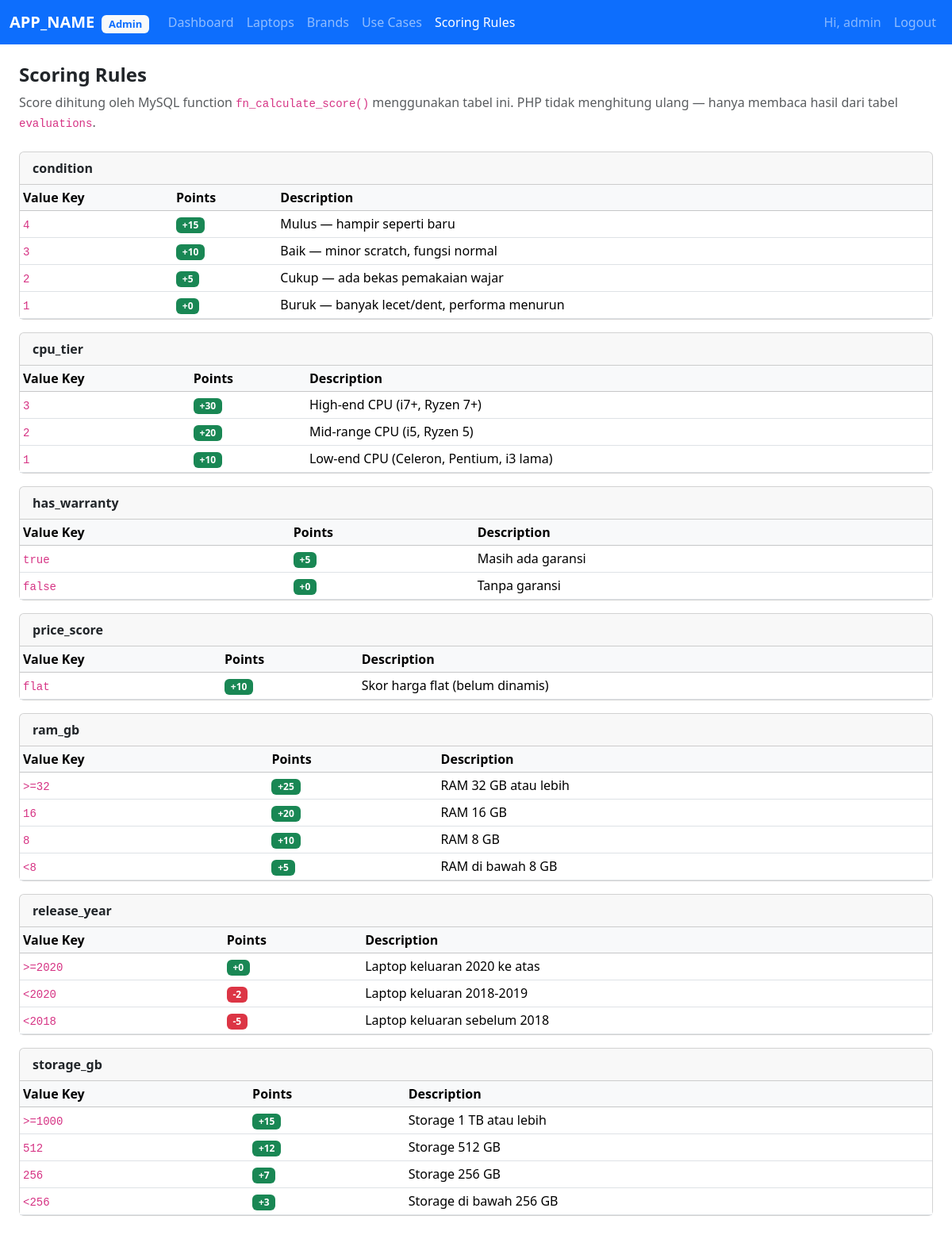
Page /admin/scoring_rules.php (signed in) on the earlier database version.
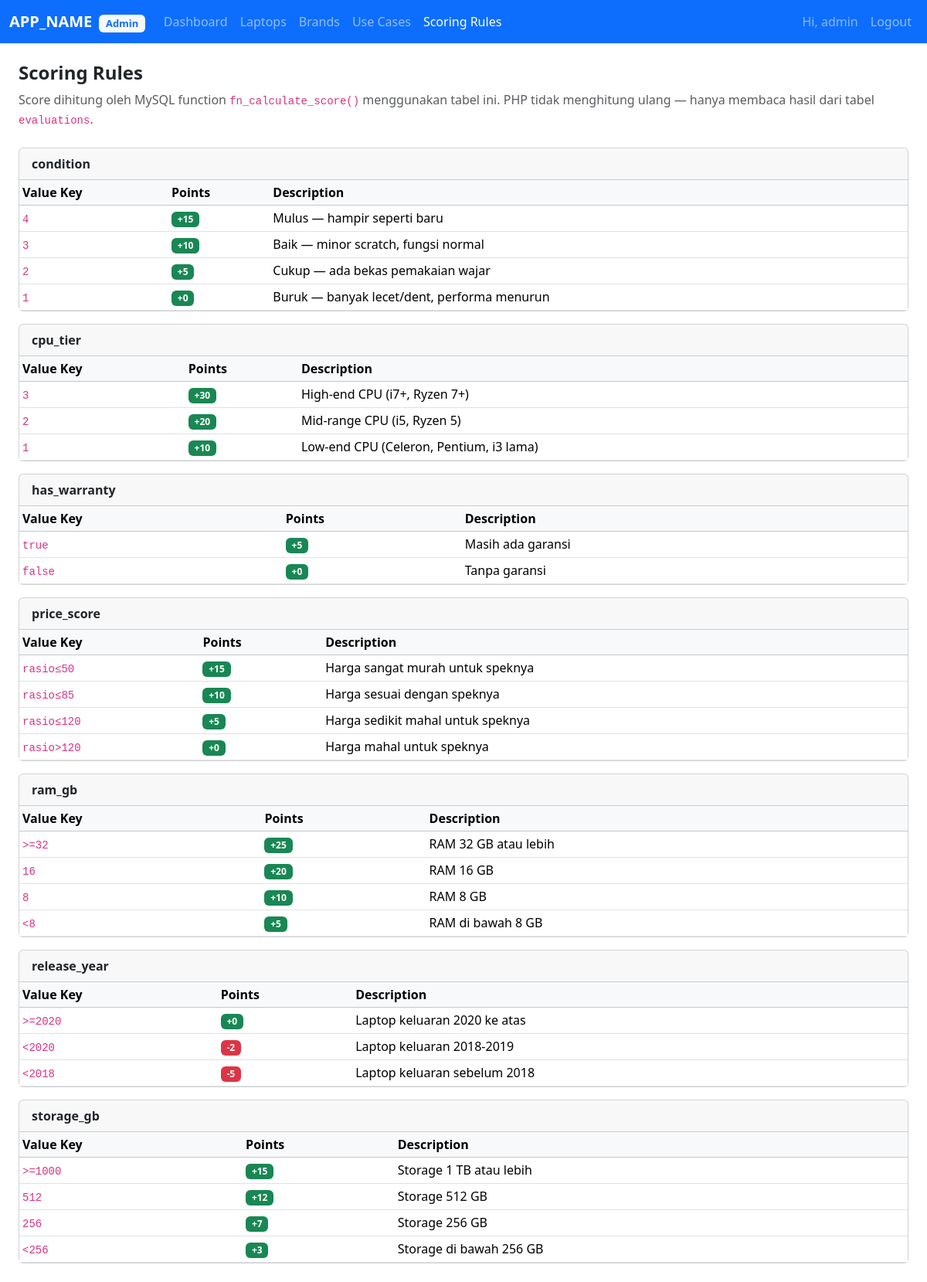
Same page on the later database version.
### tables this page shows
CREATE TABLE scoring_rules (
    id          INT PRIMARY KEY AUTO_INCREMENT,
    factor      VARCHAR(50) NOT NULL,
    value_key   VARCHAR(50) NOT NULL,
    points      TINYINT NOT NULL,
    description VARCHAR(100)
);

### includes/functions.php (called while the page is built, shortened)
<?php
function h(string $str): string
{
    return htmlspecialchars($str, ENT_QUOTES, 'UTF-8');
}
function get_scoring_rules(mysqli $conn): array
{
    $result = $conn->query("SELECT id, factor, value_key, points, description FROM scoring_rules ORDER BY factor, points DESC");
    return $result->fetch_all(MYSQLI_ASSOC);
}

### admin/scoring_rules.php (the view, shortened to what this page needs)
<?php
require_once '../includes/db.php';
require_once '../includes/functions.php';
$rules = get_scoring_rules($conn);
$grouped = [];
foreach ($rules as $r) {
    $grouped[$r['factor']][] = $r;
}
require_once '../includes/header_admin.php';
?>
<h4 class="fw-bold mb-2">Scoring Rules</h4>
<p class="text-muted mb-4">
    Score dihitung oleh MySQL function <code>fn_calculate_score()</code> menggunakan tabel ini.
    PHP tidak menghitung ulang — hanya membaca hasil dari tabel <code>evaluations</code>.
</p>
<?php foreach ($grouped as $factor => $rows): ?>
<div class="card mb-3">
    <div class="card-header fw-semibold"><?= h($factor) ?></div>
    <div class="card-body p-0">
        <table class="table table-sm mb-0">
            <thead class="table-light">
                <tr><th>Value Key</th><th>Points</th><th>Description</th></tr>
            </thead>
            <tbody>
                <?php foreach ($rows as $r): ?>
                <tr>
                    <td><code><?= h($r['value_key']) ?></code></td>
                    <td>
                        <span class="badge bg-<?= (int)$r['points'] >= 0 ? 'success' : 'danger' ?>">
                            <?= (int)$r['points'] >= 0 ? '+' : '' ?><?= (int)$r['points'] ?>
                        </span>
                    </td>
                    <td><?= h($r['description'] ?? '') ?></td>
                </tr>
                <?php endforeach; ?>
            </tbody>
        </table>
    </div>
</div>
<?php endforeach; ?>
<?php require_once '../includes/footer.php'; ?>

### includes/header_admin.php (shortened to what this page needs)
<?php
$script = basename($_SERVER['SCRIPT_NAME']);
$dir    = basename(dirname($_SERVER['SCRIPT_NAME']));
function admin_nav_link(string $href, string $label, string $script, string $dir): string {
    $file    = basename($href);
    $active  = ($dir === 'admin' && $script === $file) ? ' active' : '';
    return '<li class="nav-item"><a class="nav-link' . $active . '" href="' . $href . '">' . $label . '</a></li>';
}
?>
<!DOCTYPE html>
<html lang="id">
<head>
    <link rel="stylesheet" href="https://cdn.jsdelivr.net/npm/bootstrap@5.3.3/dist/css/bootstrap.min.css">
    <link rel="stylesheet" href="<?= BASE_URL ?>assets/css/style.css">
</head>
<body>
<nav class="navbar navbar-expand-lg navbar-dark bg-primary">
    <div class="container-fluid">
        <a class="navbar-brand fw-bold" href="<?= BASE_URL ?>admin/dashboard.php">
            <?= h(APP_NAME) ?> <span class="badge bg-light text-primary ms-1" style="font-size:.65em">Admin</span>
        </a>
        <div class="collapse navbar-collapse" id="navbarAdmin">
            <ul class="navbar-nav me-auto">
                <?= admin_nav_link(BASE_URL . 'admin/dashboard.php',     'Dashboard',     $script, $dir) ?>
                <?= admin_nav_link(BASE_URL . 'admin/laptops.php',       'Laptops',       $script, $dir) ?>
                <?= admin_nav_link(BASE_URL . 'admin/brands.php',        'Brands',        $script, $dir) ?>
                <?= admin_nav_link(BASE_URL . 'admin/use_cases.php',     'Use Cases',     $script, $dir) ?>
                <?= admin_nav_link(BASE_URL . 'admin/scoring_rules.php', 'Scoring Rules', $script, $dir) ?>
            </ul>
            <ul class="navbar-nav ms-auto">
                <?php if (isset($_SESSION['username'])): ?>
                <li class="nav-item">
                    <span class="nav-link text-white-50">Hi, <?= h($_SESSION['username']) ?></span>
                </li>
                <?php endif; ?>
                <li class="nav-item">
                    <a class="nav-link" href="<?= BASE_URL ?>logout.php">Logout</a>
                </li>
            </ul>
        </div>
    </div>
</nav>
<main class="container-fluid my-4 px-4">

### includes/footer.php (shortened to what this page needs)
</main>
</body>
</html>

Differences in the rows shown:
changed scoring_rules: value_key "flat" → "rasio≤50"; points "10" → "15"; description "Skor harga flat (belum dinamis)" → "Harga sangat murah untuk speknya"
added scoring_rules: value_key "rasio≤85", points "10", description "Harga sesuai dengan speknya", shown under "price_score"
added scoring_rules: value_key "rasio≤120", points "5", description "Harga sedikit mahal untuk speknya", shown under "price_score"
added scoring_rules: value_key "rasio>120", points "0", description "Harga mahal untuk speknya", shown under "price_score"
